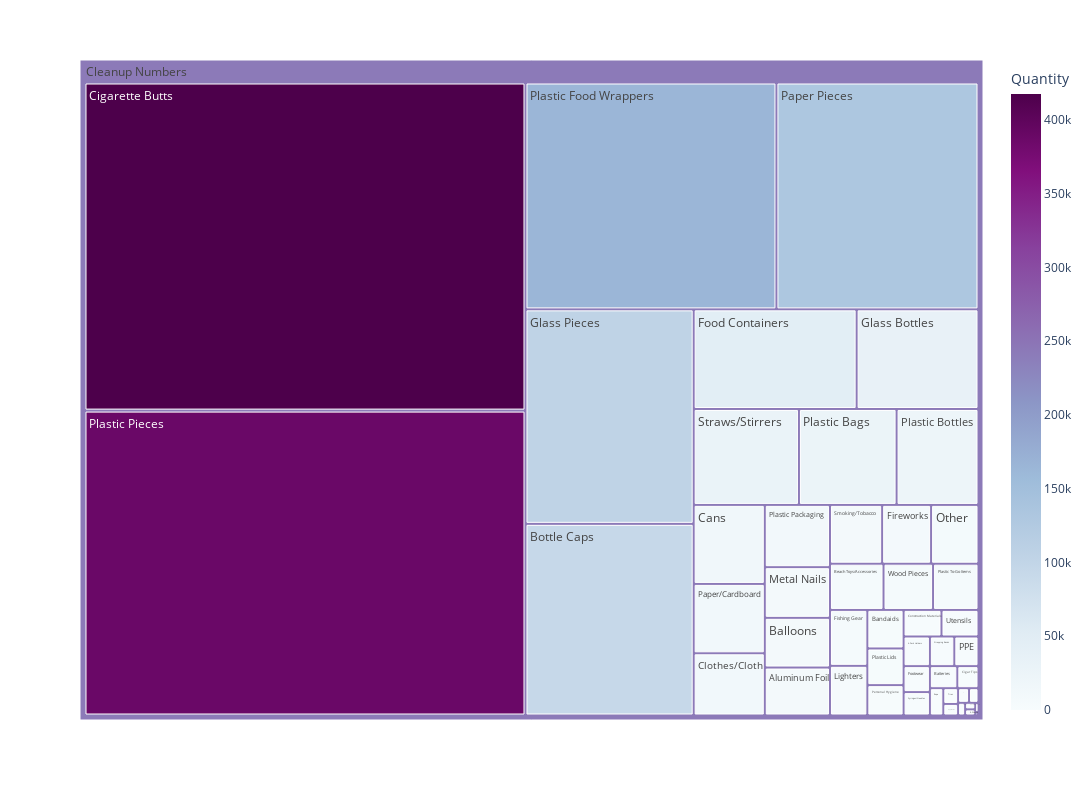

Notebook cell for this chart:
### Markdown cell above
The above graph is a circle packing graph which shows the total number of items cleaned up by Save Our Shores 2013-2022, sorted by the most common categories.

We can show the same information as a treemap, see below.

### Code cell
fig = plots.treemap_graph(sos_data)
fig.show()

### Figure 1 — Plotly figure (JSON) as saved in the notebook; plotly's stock layout.template omitted (floating-point values rounded to 4 significant figures)
{"data": [{"branchvalues": "total", "customdata": [[2252], [9020], [494], [398], [9348], [4028], [1746], [7141], [461], [192], [93007], [16212], [29], [257], [1347], [417483], [12761], [2907], [179], [8303], [6034], [46830], [1970.0], [35026], [104082], [5359], [9526], [8043], [2068], [132263], [14234], [3174], [27025], [22669], [164266], [3833], [11713], [388000.0], [6058], [1058], [90], [8857], [2090], [29129], [1776], [671.2], [2837], [6604.0], [242400.0]], "domain": {"x": [0, 1], "y": [0, 1]}, "hovertemplate": "labels=%{label}<br>Quantity_sum=%{value}<br>parent=%{parent}<br>id=%{id}<br>Quantity=%{color}<extra></extra>", "ids": ["Cleanup Numbers/6-Pack Holders", "Cleanup Numbers/Aluminum Foil", "Cleanup Numbers/Appliances", "Cleanup Numbers/Bagged Pet Waste", "Cleanup Numbers/Balloons", "Cleanup Numbers/Bandaids", "Cleanup Numbers/Batteries", "Cleanup Numbers/Beach Toys/Accessories", "Cleanup Numbers/Beverage Pouches", "Cleanup Numbers/Bikes Or Bike Parts", "Cleanup Numbers/Bottle Caps", "Cleanup Numbers/Cans", "Cleanup Numbers/Car Batteries", "Cleanup Numbers/Car Parts", "Cleanup Numbers/Cigar Tips", "Cleanup Numbers/Cigarette Butts", "Cleanup Numbers/Clothes/Cloth", "Cleanup Numbers/Construction Materials", "Cleanup Numbers/E-Waste", "Cleanup Numbers/Fireworks", "Cleanup Numbers/Fishing Gear", "Cleanup Numbers/Food Containers", "Cleanup Numbers/Footwear", "Cleanup Numbers/Glass Bottles", "Cleanup Numbers/Glass Pieces", "Cleanup Numbers/Lighters", "Cleanup Numbers/Metal Nails", "Cleanup Numbers/Other", "Cleanup Numbers/PPE", "Cleanup Numbers/Paper Pieces", "Cleanup Numbers/Paper/Cardboard", "Cleanup Numbers/Personal Hygiene", "Cleanup Numbers/Plastic Bags", "Cleanup Numbers/Plastic Bottles", "Cleanup Numbers/Plastic Food Wrappers", "Cleanup Numbers/Plastic Lids", "Cleanup Numbers/Plastic Packaging", "Cleanup Numbers/Plastic Pieces", "Cleanup Numbers/Plastic To-Go Items", "Cleanup Numbers/Rope", "Cleanup Numbers/Shopping Carts", "Cleanup Numbers/Smoking/Tobacco", "Cleanup Numbers/Strapping Bands", "Cleanup Numbers/Straws/Stirrers", "Cleanup Numbers/Syringes/Needles", "Cleanup Numbers/Tires", "Cleanup Numbers/Utensils", "Cleanup Numbers/Wood Pieces", "Cleanup Numbers"], "labels": ["6-Pack Holders", "Aluminum Foil", "Appliances", "Bagged Pet Waste", "Balloons", "Bandaids", "Batteries", "Beach Toys/Accessories", "Beverage Pouches", "Bikes Or Bike Parts", "Bottle Caps", "Cans", "Car Batteries", "Car Parts", "Cigar Tips", "Cigarette Butts", "Clothes/Cloth", "Construction Materials", "E-Waste", "Fireworks", "Fishing Gear", "Food Containers", "Footwear", "Glass Bottles", "Glass Pieces", "Lighters", "Metal Nails", "Other", "PPE", "Paper Pieces", "Paper/Cardboard", "Personal Hygiene", "Plastic Bags", "Plastic Bottles", "Plastic Food Wrappers", "Plastic Lids", "Plastic Packaging", "Plastic Pieces", "Plastic To-Go Items", "Rope", "Shopping Carts", "Smoking/Tobacco", "Strapping Bands", "Straws/Stirrers", "Syringes/Needles", "Tires", "Utensils", "Wood Pieces", "Cleanup Numbers"], "marker": {"coloraxis": "coloraxis", "colors": [2252, 9020, 494, 398, 9348, 4028, 1746, 7141, 461, 192, 93007, 16212, 29, 257, 1347, 417483, 12761, 2907, 179, 8303, 6034, 46830, 1970.0, 35026, 104082, 5359, 9526, 8043, 2068, 132263, 14234, 3174, 27025, 22669, 164266, 3833, 11713, 388000.0, 6058, 1058, 90, 8857, 2090, 29129, 1776, 671.2, 2837, 6604.0, 242400.0]}, "name": "", "parents": ["Cleanup Numbers", "Cleanup Numbers", "Cleanup Numbers", "Cleanup Numbers", "Cleanup Numbers", "Cleanup Numbers", "Cleanup Numbers", "Cleanup Numbers", "Cleanup Numbers", "Cleanup Numbers", "Cleanup Numbers", "Cleanup Numbers", "Cleanup Numbers", "Cleanup Numbers", "Cleanup Numbers", "Cleanup Numbers", "Cleanup Numbers", "Cleanup Numbers", "Cleanup Numbers", "Cleanup Numbers", "Cleanup Numbers", "Cleanup Numbers", "Cleanup Numbers", "Cleanup Numbers", "Cleanup Numbers", "Cleanup Numbers", "Cleanup Numbers", "Cleanup Numbers", "Cleanup Numbers", "Cleanup Numbers", "Cleanup Numbers", "Cleanup Numbers", "Cleanup Numbers", "Cleanup Numbers", "Cleanup Numbers", "Cleanup Numbers", "Cleanup Numbers", "Cleanup Numbers", "Cleanup Numbers", "Cleanup Numbers", "Cleanup Numbers", "Cleanup Numbers", "Cleanup Numbers", "Cleanup Numbers", "Cleanup Numbers", "Cleanup Numbers", "Cleanup Numbers", "Cleanup Numbers", ""], "type": "treemap", "values": [2252, 9020, 494, 398, 9348, 4028, 1746, 7141, 461, 192, 93007, 16212, 29, 257, 1347, 417483, 12761, 2907, 179, 8303, 6034, 46830, 1970.0, 35026, 104082, 5359, 9526, 8043, 2068, 132263, 14234, 3174, 27025, 22669, 164266, 3833, 11713, 388000.0, 6058, 1058, 90, 8857, 2090, 29129, 1776, 671.2, 2837, 6604.0, 1633000.0]}], "layout": {"autosize": false, "coloraxis": {"colorbar": {"title": {"text": "Quantity"}}, "colorscale": [[0, "rgb(247,252,253)"], [0.125, "rgb(224,236,244)"], [0.25, "rgb(191,211,230)"], [0.375, "rgb(158,188,218)"], [0.5, "rgb(140,150,198)"], [0.625, "rgb(140,107,177)"], [0.75, "rgb(136,65,157)"], [0.875, "rgb(129,15,124)"], [1, "rgb(77,0,75)"]]}, "height": 800, "legend": {"tracegroupgap": 0}, "margin": {"t": 60}, "width": 1100}}
